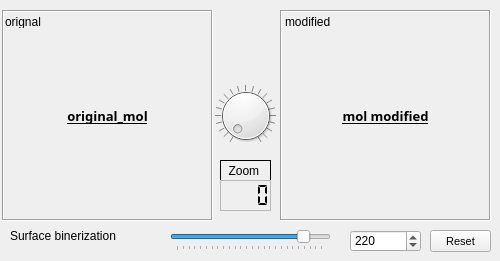
           <widget class="QWidget" name="tab_11">
            <attribute name="title">
             <string>Surface binerization</string>
            </attribute>
            <widget class="QLabel" name="mol_orginal">
             <property name="geometry">
              <rect>
               <x>2</x>
               <y>10</y>
               <width>211</width>
               <height>211</height>
              </rect>
             </property>
             <property name="font">
              <font>
               <family>MS PGothic</family>
               <pointsize>10</pointsize>
               <weight>75</weight>
               <bold>true</bold>
               <underline>true</underline>
              </font>
             </property>
             <property name="statusTip">
              <string>Showes the scaled version of original 512x512 2D projection of molecule</string>
             </property>
             <property name="frameShape">
              <enum>QFrame::Box</enum>
             </property>
             <property name="frameShadow">
              <enum>QFrame::Sunken</enum>
             </property>
             <property name="lineWidth">
              <number>1</number>
             </property>
             <property name="text">
              <string>original_mol</string>
             </property>
             <property name="scaledContents">
              <bool>false</bool>
             </property>
             <property name="alignment">
              <set>Qt::AlignCenter</set>
             </property>
             <property name="wordWrap">
              <bool>true</bool>
             </property>
             <property name="margin">
              <number>1</number>
             </property>
            </widget>
            <widget class="QLabel" name="mol_modified">
             <property name="geometry">
              <rect>
               <x>280</x>
               <y>10</y>
               <width>211</width>
               <height>211</height>
              </rect>
             </property>
             <property name="font">
              <font>
               <family>MS PGothic</family>
               <pointsize>10</pointsize>
               <weight>75</weight>
               <bold>true</bold>
               <underline>true</underline>
              </font>
             </property>
             <property name="statusTip">
              <string>Showes the scaled version of original 512x512pixels 2D projection of molecule after surface binerization</string>
             </property>
             <property name="frameShape">
              <enum>QFrame::Box</enum>
             </property>
             <property name="frameShadow">
              <enum>QFrame::Sunken</enum>
             </property>
             <property name="lineWidth">
              <number>1</number>
             </property>
             <property name="text">
              <string>mol modified</string>
             </property>
             <property name="scaledContents">
              <bool>false</bool>
             </property>
             <property name="alignment">
              <set>Qt::AlignCenter</set>
             </property>
             <property name="wordWrap">
              <bool>true</bool>
             </property>
             <property name="margin">
              <number>1</number>
             </property>
            </widget>
            <widget class="QLabel" name="label_26">
             <property name="geometry">
              <rect>
               <x>10</x>
               <y>225</y>
               <width>161</width>
               <height>21</height>
              </rect>
             </property>
             <property name="font">
              <font>
               <pointsize>9</pointsize>
              </font>
             </property>
             <property name="toolTip">
              <string>Currenly an experimental feature to let users view the quality of original image versus the resized image</string>
             </property>
             <property name="statusTip">
              <string>Currenly an experimental feature to let users view the quality of original image versus the resized image</string>
             </property>
             <property name="text">
              <string>Surface binerization</string>
             </property>
            </widget>
            <widget class="QPushButton" name="btn_set_lc_csv_9">
             <property name="geometry">
              <rect>
               <x>430</x>
               <y>230</y>
               <width>61</width>
               <height>22</height>
              </rect>
             </property>
             <property name="font">
              <font>
               <pointsize>8</pointsize>
              </font>
             </property>
             <property name="cursor">
              <cursorShape>PointingHandCursor</cursorShape>
             </property>
             <property name="text">
              <string>Reset</string>
             </property>
             <property name="default">
              <bool>false</bool>
             </property>
            </widget>
            <widget class="QDial" name="zoom_dial">
             <property name="geometry">
              <rect>
               <x>215</x>
               <y>80</y>
               <width>61</width>
               <height>71</height>
              </rect>
             </property>
             <property name="cursor">
              <cursorShape>PointingHandCursor</cursorShape>
             </property>
             <property name="statusTip">
              <string>Zooming tool for viewing image</string>
             </property>
             <property name="maximum">
              <number>800</number>
             </property>
             <property name="singleStep">
              <number>20</number>
             </property>
             <property name="value">
              <number>0</number>
             </property>
             <property name="orientation">
              <enum>Qt::Horizontal</enum>
             </property>
             <property name="invertedAppearance">
              <bool>false</bool>
             </property>
             <property name="invertedControls">
              <bool>true</bool>
             </property>
             <property name="wrapping">
              <bool>false</bool>
             </property>
             <property name="notchTarget">
              <double>2.000000000000000</double>
             </property>
             <property name="notchesVisible">
              <bool>true</bool>
             </property>
            </widget>
            <widget class="QLCDNumber" name="lcdNumber">
             <property name="geometry">
              <rect>
               <x>220</x>
               <y>180</y>
               <width>51</width>
               <height>31</height>
              </rect>
             </property>
             <property name="font">
              <font>
               <pointsize>8</pointsize>
               <weight>75</weight>
               <bold>true</bold>
              </font>
             </property>
             <property name="layoutDirection">
              <enum>Qt::LeftToRight</enum>
             </property>
             <property name="frameShape">
              <enum>QFrame::StyledPanel</enum>
             </property>
             <property name="lineWidth">
              <number>0</number>
             </property>
             <property name="midLineWidth">
              <number>3</number>
             </property>
             <property name="smallDecimalPoint">
              <bool>false</bool>
             </property>
             <property name="digitCount">
              <number>4</number>
             </property>
             <property name="segmentStyle">
              <enum>QLCDNumber::Flat</enum>
             </property>
             <property name="intValue" stdset="0">
              <number>0</number>
             </property>
            </widget>
            <widget class="QLabel" name="label_27">
             <property name="geometry">
              <rect>
               <x>220</x>
               <y>160</y>
               <width>51</width>
               <height>21</height>
              </rect>
             </property>
             <property name="font">
              <font>
               <pointsize>9</pointsize>
              </font>
             </property>
             <property name="frameShape">
              <enum>QFrame::Panel</enum>
             </property>
             <property name="text">
              <string>Zoom </string>
             </property>
             <property name="alignment">
              <set>Qt::AlignCenter</set>
             </property>
            </widget>
            <widget class="QSlider" name="pixel_threshold_value">
             <property name="geometry">
              <rect>
               <x>170</x>
               <y>230</y>
               <width>161</width>
               <height>21</height>
              </rect>
             </property>
             <property name="minimum">
              <number>1</number>
             </property>
             <property name="maximum">
              <number>254</number>
             </property>
             <property name="value">
              <number>220</number>
             </property>
             <property name="sliderPosition">
              <number>220</number>
             </property>
             <property name="orientation">
              <enum>Qt::Horizontal</enum>
             </property>
             <property name="tickPosition">
              <enum>QSlider::TicksBelow</enum>
             </property>
             <property name="tickInterval">
              <number>10</number>
             </property>
            </widget>
            <widget class="QSpinBox" name="spinBox_9">
             <property name="geometry">
              <rect>
               <x>350</x>
               <y>230</y>
               <width>71</width>
               <height>22</height>
              </rect>
             </property>
             <property name="minimum">
              <number>1</number>
             </property>
             <property name="maximum">
              <number>254</number>
             </property>
             <property name="singleStep">
              <number>10</number>
             </property>
             <property name="value">
              <number>220</number>
             </property>
            </widget>
            <widget class="QLabel" name="label">
             <property name="geometry">
              <rect>
               <x>5</x>
               <y>15</y>
               <width>47</width>
               <height>13</height>
              </rect>
             </property>
             <property name="text">
              <string>orignal</string>
             </property>
            </widget>
            <widget class="QLabel" name="label_28">
             <property name="geometry">
              <rect>
               <x>285</x>
               <y>15</y>
               <width>47</width>
               <height>13</height>
              </rect>
             </property>
             <property name="text">
              <string>modified</string>
             </property>
            </widget>
            <zorder>label_26</zorder>
            <zorder>btn_set_lc_csv_9</zorder>
            <zorder>pixel_threshold_value</zorder>
            <zorder>spinBox_9</zorder>
            <zorder>label_27</zorder>
            <zorder>zoom_dial</zorder>
            <zorder>mol_modified</zorder>
            <zorder>lcdNumber</zorder>
            <zorder>label_28</zorder>
            <zorder>mol_orginal</zorder>
            <zorder>label</zorder>
           </widget>
